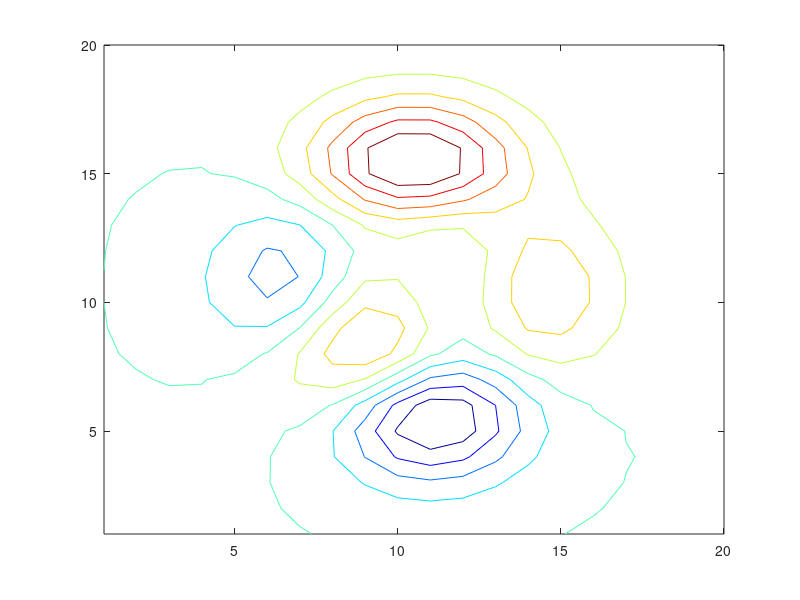

The MATLAB source for this figure: (Note: this script raises an error after producing the figure.)
function demo_ge_contour()

figure
[X,Y] = meshgrid(1:20,1:20);
numLevels = 10;
Z = peaks(20);

[C,h] = contour(X,Y,Z,numLevels);
colormap jet

kmlStr = ge_contour(X,Y,Z,...
                   'cMap',rand(100,3),...
              'numLevels',numLevels,...
              'lineWidth',1);
                    
ge_output('demo_ge_contour.kml',kmlStr);